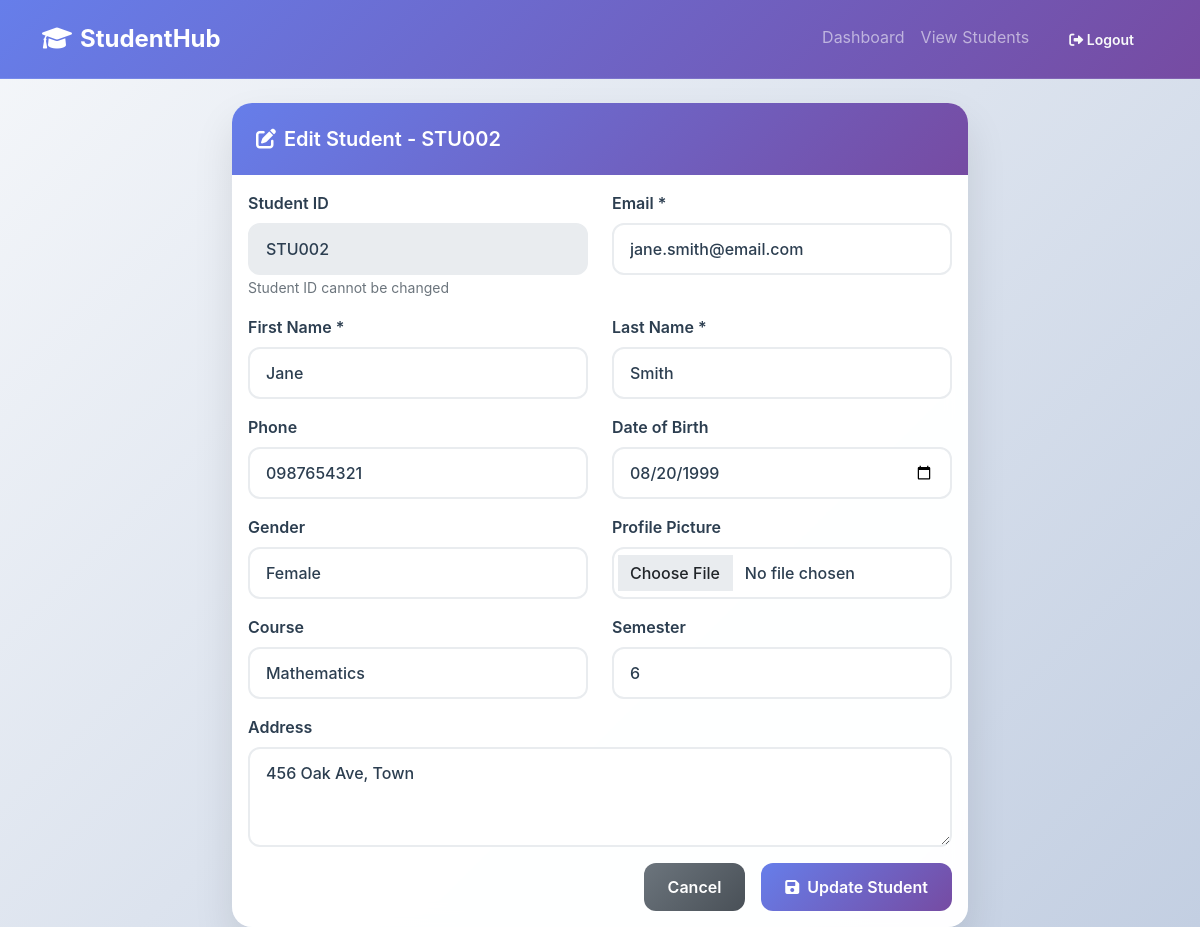
Screenshot of /edit_student.php?id=2 (signed in) with the database file from the repository.
### tables this page shows
CREATE TABLE IF NOT EXISTS students (
    id INT AUTO_INCREMENT PRIMARY KEY,
    student_id VARCHAR(20) UNIQUE NOT NULL,
    first_name VARCHAR(50) NOT NULL,
    last_name VARCHAR(50) NOT NULL,
    email VARCHAR(100) UNIQUE NOT NULL,
    phone VARCHAR(15),
    date_of_birth DATE,
    gender ENUM('Male', 'Female', 'Other'),
    address TEXT,
    course VARCHAR(100),
    semester INT,
    profile_picture VARCHAR(255),
    created_at TIMESTAMP DEFAULT CURRENT_TIMESTAMP,
    updated_at TIMESTAMP DEFAULT CURRENT_TIMESTAMP ON UPDATE CURRENT_TIMESTAMP
);

### config.php (called while the page is built, shortened)
<?php
function getUserTheme() {
    return isset($_COOKIE['user_theme']) ? $_COOKIE['user_theme'] : 'light';
}
?>

### edit_student.php (the view, shortened to what this page needs)
<?php
require_once 'config.php';
$student_id = (int)$_GET['id'];
try {
    $pdo = getDBConnection();
    $stmt = $pdo->prepare("SELECT * FROM students WHERE id = ?");
    $stmt->execute([$student_id]);
    $student = $stmt->fetch(PDO::FETCH_ASSOC);
} catch (Exception $e) {
    $message = 'Error: ' . $e->getMessage();
    $messageType = 'danger';
}
?>
<!DOCTYPE html>
<html lang="en">
<head>
    <link href="https://cdn.jsdelivr.net/npm/bootstrap@5.1.3/dist/css/bootstrap.min.css" rel="stylesheet">
    <link href="https://cdnjs.cloudflare.com/ajax/libs/font-awesome/6.0.0/css/all.min.css" rel="stylesheet">
</head>
<body class="<?php echo (getUserTheme() == 'dark') ? 'dark-theme' : ''; ?>">
<nav class="navbar navbar-expand-lg navbar-dark">
    <div class="container">
        <a class="navbar-brand fw-bold" href="dashboard.php">
            <i class="fas fa-graduation-cap me-2"></i>StudentHub
        </a>
        <div class="navbar-nav ms-auto">
            <a class="nav-link" href="dashboard.php">Dashboard</a>
            <a class="nav-link" href="view_students.php">View Students</a>
            <a class="btn btn-outline-light btn-sm ms-2" href="logout.php">
                <i class="fas fa-sign-out-alt"></i> Logout
            </a>
        </div>
    </div>
</nav>
<div class="container mt-4">
    <div class="row">
        <div class="col-md-8 mx-auto">
            <div class="card">
                <div class="card-header">
                    <h5 class="mb-0">
                        <i class="fas fa-edit me-2"></i>Edit Student - <?php echo htmlspecialchars($student['student_id']); ?>
                    </h5>
                </div>
                <div class="card-body">
                    <form method="POST" enctype="multipart/form-data">
                        <div class="row">
                            <div class="col-md-6 mb-3">
                                <label for="student_id" class="form-label">Student ID</label>
                                <input type="text" class="form-control" id="student_id"
                                       value="<?php echo htmlspecialchars($student['student_id']); ?>" disabled>
                                <small class="text-muted">Student ID cannot be changed</small>
                            </div>
                            <div class="col-md-6 mb-3">
                                <label for="email" class="form-label">Email *</label>
                                <input type="email" class="form-control" id="email" name="email"
                                       value="<?php echo htmlspecialchars($student['email']); ?>" required>
                            </div>
                        </div>
                        <div class="row">
                            <div class="col-md-6 mb-3">
                                <label for="first_name" class="form-label">First Name *</label>
                                <input type="text" class="form-control" id="first_name" name="first_name"
                                       value="<?php echo htmlspecialchars($student['first_name']); ?>" required>
                            </div>
                            <div class="col-md-6 mb-3">
                                <label for="last_name" class="form-label">Last Name *</label>
                                <input type="text" class="form-control" id="last_name" name="last_name"
                                       value="<?php echo htmlspecialchars($student['last_name']); ?>" required>
                            </div>
                        </div>
                        <div class="row">
                            <div class="col-md-6 mb-3">
                                <label for="phone" class="form-label">Phone</label>
                                <input type="tel" class="form-control" id="phone" name="phone"
                                       value="<?php echo htmlspecialchars($student['phone']); ?>">
                            </div>
                            <div class="col-md-6 mb-3">
                                <label for="date_of_birth" class="form-label">Date of Birth</label>
                                <input type="date" class="form-control" id="date_of_birth" name="date_of_birth"
                                       value="<?php echo htmlspecialchars($student['date_of_birth']); ?>">
                            </div>
                        </div>
                        <div class="row">
                            <div class="col-md-6 mb-3">
                                <label for="gender" class="form-label">Gender</label>
                                <select class="form-select" id="gender" name="gender">
                                    <option value="Female" <?php echo ($student['gender'] == 'Female') ? 'selected' : ''; ?>>Female</option>
                                </select>
                            </div>
                            <div class="col-md-6 mb-3">
                                <label for="profile_picture" class="form-label">Profile Picture</label>
                                <input type="file" class="form-control" id="profile_picture" name="profile_picture" accept="image/*">
                            </div>
                        </div>
                        <div class="row">
                            <div class="col-md-6 mb-3">
                                <label for="course" class="form-label">Course</label>
                                <input type="text" class="form-control" id="course" name="course"
                                       value="<?php echo htmlspecialchars($student['course']); ?>">
                            </div>
                            <div class="col-md-6 mb-3">
                                <label for="semester" class="form-label">Semester</label>
                                <select class="form-select" id="semester" name="semester">
                                    <?php for ($i = 1; $i <= 8; $i++): ?>
                                        <option value="<?php echo $i; ?>" <?php echo ($student['semester'] == $i) ? 'selected' : ''; ?>><?php echo $i; ?></option>
                                    <?php endfor; ?>
                                </select>
                            </div>
                        </div>
                        <div class="mb-3">
                            <label for="address" class="form-label">Address</label>
                            <textarea class="form-control" id="address" name="address" rows="3"><?php echo htmlspecialchars($student['address']); ?></textarea>
                        </div>
                        <div class="d-grid gap-2 d-md-flex justify-content-md-end">
                            <a href="view_students.php" class="btn btn-secondary me-md-2">Cancel</a>
                            <button type="submit" class="btn btn-primary">
                                <i class="fas fa-save me-2"></i>Update Student
                            </button>
                        </div>
                    </form>
                </div>
            </div>
        </div>
    </div>
</div>
</body>
</html>

### edit_student.php (style rules this page uses)
:root { --primary-gradient: linear-gradient(135deg, #667eea 0%, #764ba2 100%); --secondary-gradient: linear-gradient(135deg, #f093fb 0%, #f5576c 100%); --success-gradient: linear-gradient(135deg, #4facfe 0%, #00f2fe 100%); --dark-bg: #0f0f0f; --dark-surface: #1e1e1e; --dark-border: #333; --text-primary: #2c3e50; --text-secondary: #6c757d; }
* { font-family: -apple-system, BlinkMacSystemFont, 'Segoe UI', Roboto, Oxygen, Ubuntu, Cantarell, sans-serif; }
body { background: linear-gradient(135deg, #f5f7fa 0%, #c3cfe2 100%); min-height: 100vh; transition: all 0.3s ease; }
.navbar { background: var(--primary-gradient) !important; backdrop-filter: blur(10px); border-bottom: 1px solid rgba(255,255,255,0.1); padding: 1rem 0; }
.navbar-brand { font-weight: 700; font-size: 1.5rem; color: #fff !important; }
.card { border: none; border-radius: 20px; box-shadow: 0 20px 40px rgba(0,0,0,0.1); backdrop-filter: blur(10px); background: rgba(255,255,255,0.98); transition: all 0.3s ease; color: #2c3e50; }
.card-body { color: #2c3e50; }
.card-header { background: var(--primary-gradient); color: white; border-radius: 20px 20px 0 0 !important; padding: 1.5rem; border: none; }
.card-header h5 { margin: 0; font-weight: 600; }
.form-control, .form-select { border-radius: 12px; border: 2px solid #e9ecef; padding: 0.75rem 1rem; transition: all 0.3s ease; background: rgba(255,255,255,0.95); backdrop-filter: blur(10px); color: #2c3e50; font-weight: 500; }
.form-label { color: #2c3e50; font-weight: 600; margin-bottom: 0.5rem; }
.btn { border-radius: 12px; font-weight: 600; padding: 0.75rem 1.5rem; transition: all 0.3s ease; border: none; }
.btn-primary { background: var(--primary-gradient); color: white; }
.btn-secondary { background: linear-gradient(135deg, #6c757d 0%, #495057 100%); color: white; }
.card { animation: slideInUp 0.6s ease forwards; }

### rows the page displays
students: student "STU002", email "jane.smith@email.com", first_name "Jane", last_name "Smith", phone "0987654321", date_of_birth "08/20/1999", gender "Female", course "Mathematics", semester "6", address "456 Oak Ave, Town"
